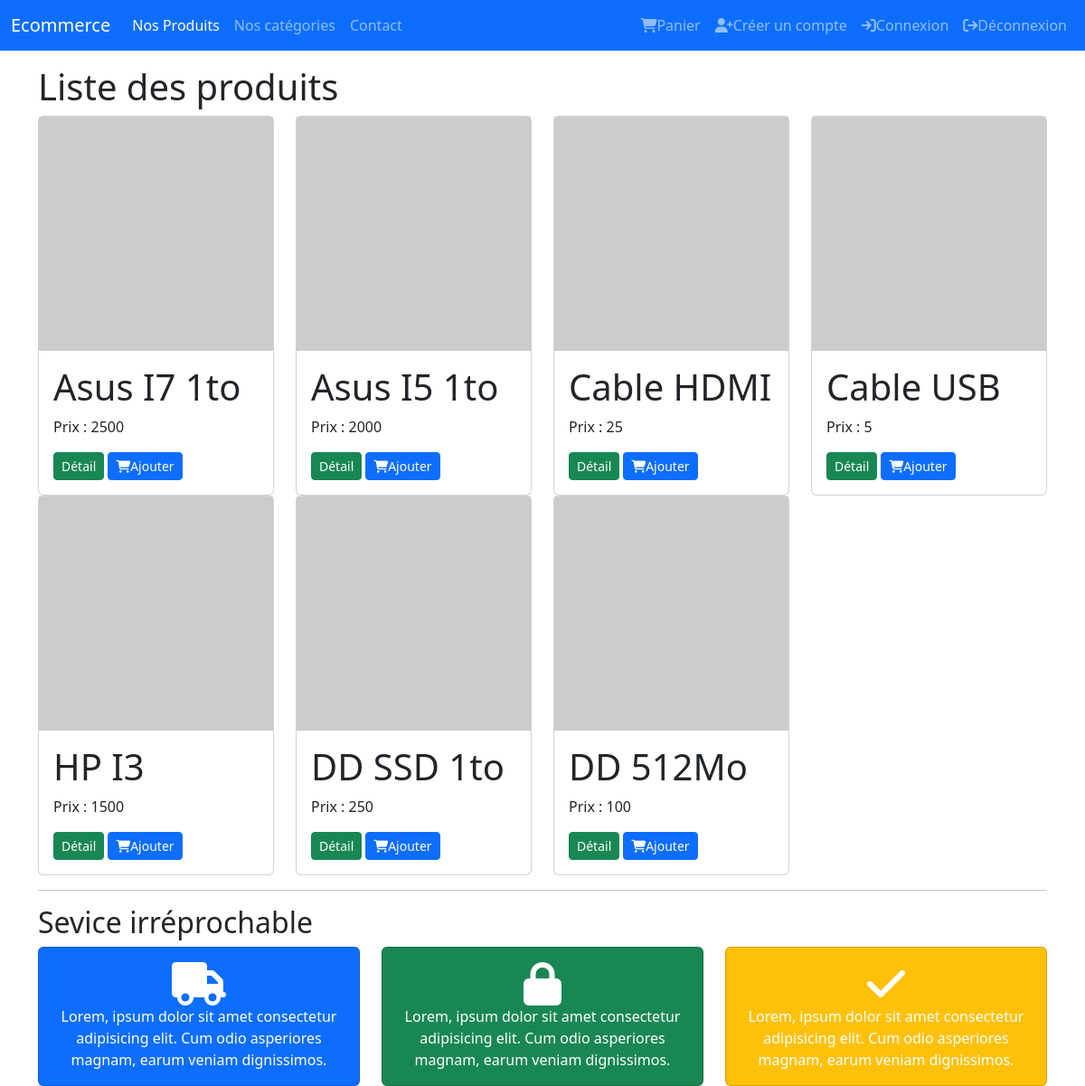
Page /controller/user/findAll.php on the committed database.
### tables this page shows
CREATE TABLE `produit` (
  `id` int(11) NOT NULL,
  `libelle` varchar(256) NOT NULL,
  `prix` float NOT NULL,
  `qte` int(11) NOT NULL,
  `des` text NOT NULL,
  `image` varchar(256) NOT NULL,
  `promo` tinyint(1) NOT NULL DEFAULT 0
);

### controller/user/findAll.php (called while the page is built)
<?php
require_once "../../model/Crud_produit.php";
$crud = new Crud_produit();
$LesProduits = $crud->findAll();
include "../../view/user/findAll.php";

### model/connexion.php (called while the page is built)
<?php
class connexion
{
    private $pdo;
    function __construct()
    {
        $dsn = "mysql:host=localhost;dbname=ecommerce_l2dsi3_G1";
        $user = "root";
        $pw = "";
        $this->pdo = new PDO($dsn, $user, $pw);
    }
    function getConnexion()
    {
        return $this->pdo;
    }
}

### model/crud_produit.php (called while the page is built, shortened)
<?php
require_once "connexion.php";
class Crud_produit
{
    private $pdo;
    function __construct()
    {
        $connexion = new connexion();
        $this->pdo = $connexion->getConnexion();
    }
    function findAll()
    {
        $sql = "select * from produit";
        $res = $this->pdo->query($sql);
        return $res->fetchAll(PDO::FETCH_NUM);
    }
}

### view/user/findAll.php (the view, shortened to what this page needs)
<div class="row">
    <?php
    foreach ($LesProduits as $produit) {
    ?>
        <div class="col-3">
            <div class="card">
                <img src="<?= $produit[5] ?>" class="img-fluid" alt="la photo du produit">
                <div class="card-body">
                    <h1 class="card-title"><?= $produit[1] ?></h1>
                    <p class="card-text">Prix : <?= $produit[2] ?></p>
                    <a href="#" class="btn btn-success btn-sm">Détail</a>
                    <a href="#" class="btn btn-primary btn-sm">
                        <i class="fas fa-shopping-cart"></i>Ajouter</a>
                </div>
            </div>
        </div>
    <?php } ?>
</div>
<?php
$contenu = ob_get_clean();
$titre = "Liste des produits";
include "layout.php";

### view/user/layout.php (shortened to what this page needs)
<!DOCTYPE html>
<html lang="en">
<head>
    <link rel="stylesheet" href="../../view/bootstrap.css">
    <link rel="stylesheet" href="https://cdnjs.cloudflare.com/ajax/libs/font-awesome/6.6.0/css/all.min.css">
    <link rel="stylesheet" href=" https://cdnjs.cloudflare.com/ajax/libs/twitter-bootstrap/5.3.0/css/bootstrap.min.css">
    <link rel="stylesheet" href="https://cdn.datatables.net/2.1.8/css/dataTables.bootstrap5.css">
</head>
<body>
    <?php
    include "nav.php"; ?>
    <div class="container mt-3">
        <h1><?= $titre ?></h1>
        <?= $contenu ?>
        <?php include "footer.php"; ?>
    </div>
</body>
</html>

### view/user/nav.php (shortened to what this page needs)
<nav class="navbar navbar-expand-lg bg-primary" data-bs-theme="dark">
    <div class="container-fluid">
        <a class="navbar-brand" href="#">Ecommerce</a>
        <div class="collapse navbar-collapse" id="navbarColor01">
            <ul class="navbar-nav me-auto">
                <li class="nav-item">
                    <a class="nav-link active" href="../../controller/user/findAll.php">Nos Produits
                    </a>
                </li>
                <li class="nav-item">
                    <a class="nav-link" href="#">Nos catégories</a>
                </li>
                <li class="nav-item">
                    <a class="nav-link" href="#">Contact</a>
                </li>
            </ul>
            <ul class="navbar-nav me-left">
                <li class="nav-item">
                    <a class="nav-link" href="#"><i class="fas fa-shopping-cart "></i>Panier</a>
                </li>
                <li class="nav-item">
                    <a class="nav-link" href="#"><i class="fas fa-user-plus"></i>Créer un compte</a>
                </li>
                <li class="nav-item">
                    <a class="nav-link" href="#"><i class="fas fa-sign-in"></i>Connexion</a>
                </li>
                <li class="nav-item">
                    <a class="nav-link" href="#"><i class="fas fa-sign-out"></i>Déconnexion</a>
                </li>
            </ul>
        </div>
    </div>
</nav>

### view/user/footer.php
<hr>
<H2>Sevice irréprochable</H2>
<div class="row">
    <div class="col-4">
        <div class="card bg-primary text-white text-center">
            <div class="card-body">
                <i class="fas fa-truck fa-3x"></i>
                <p class="card-text">Lorem, ipsum dolor sit amet consectetur adipisicing elit. Cum odio asperiores magnam, earum veniam dignissimos.</p>
            </div>
        </div>
    </div>
    <div class="col-4">
        <div class="card bg-success text-white text-center">
            <div class="card-body">
                <i class="fas fa-lock fa-3x"></i>
                <p class="card-text">Lorem, ipsum dolor sit amet consectetur adipisicing elit. Cum odio asperiores magnam, earum veniam dignissimos.</p>
            </div>
        </div>
    </div>
    <div class="col-4">
        <div class="card bg-warning text-white text-center">
            <div class="card-body">
                <i class="fas fa-check fa-3x"></i>
                <p class="card-text">Lorem, ipsum dolor sit amet consectetur adipisicing elit. Cum odio asperiores magnam, earum veniam dignissimos.</p>
            </div>
        </div>
    </div>
</div>

### rows in the picture
produit: libelle "Asus I7 1to", prix "2500"
produit: libelle "Asus I5 1to", prix "2000"
produit: libelle "Cable HDMI", prix "25"
produit: libelle "Cable USB", prix "5"
produit: libelle "HP I3", prix "1500"
produit: libelle "DD SSD 1to", prix "250"
produit: libelle "DD 512Mo", prix "100"

### other values in the picture
$titre "Liste des produits"
